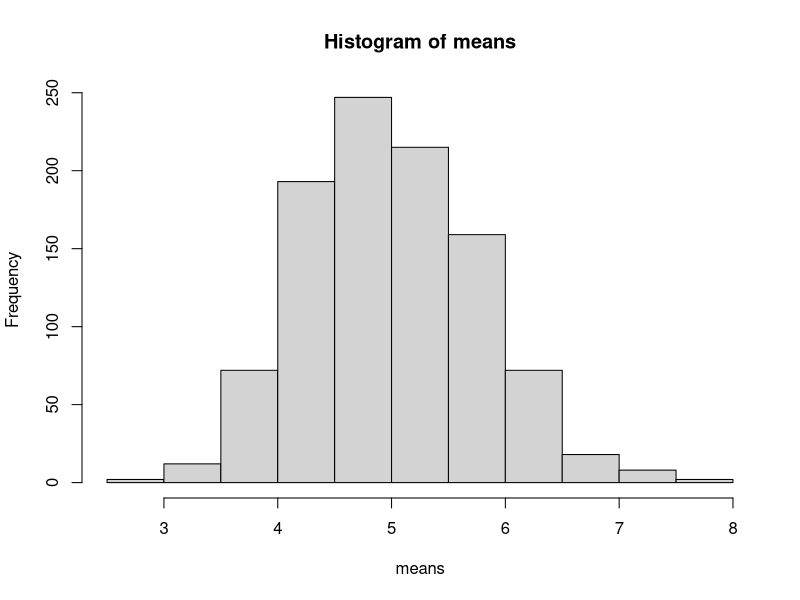
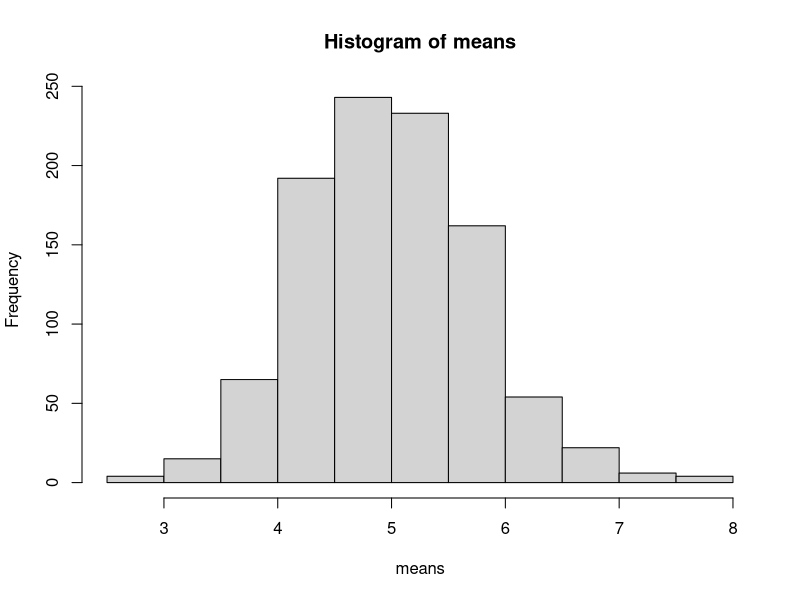
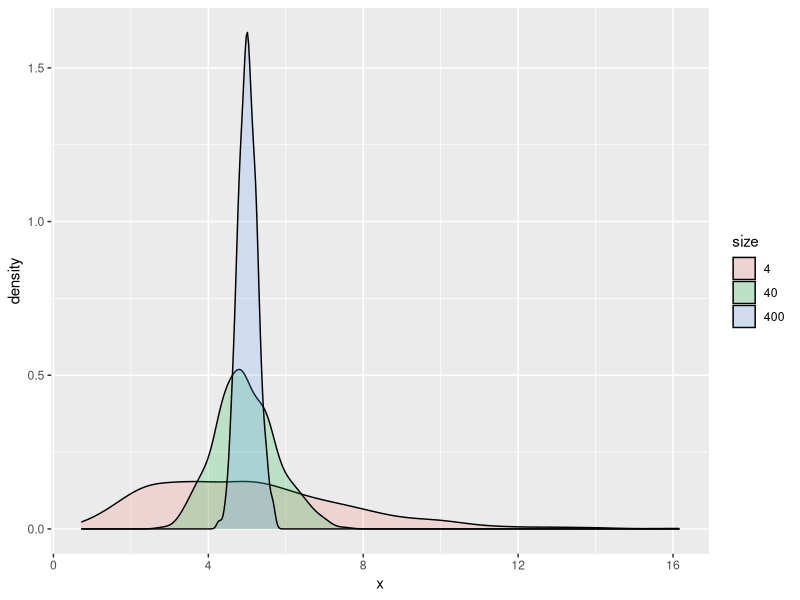
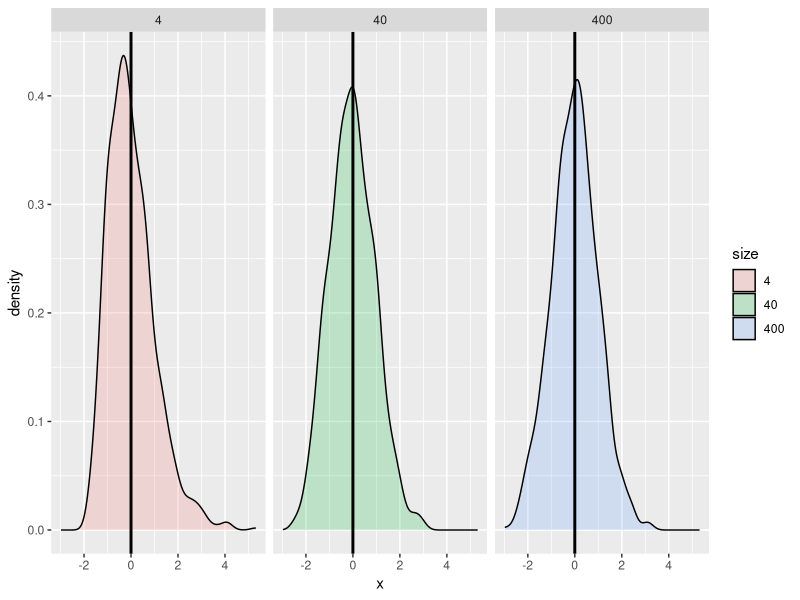

Generate these figures, in order, with R:
## ---- chunk 1
lambda<-0.2
means<-apply(matrix(rexp(40000,lambda),1000, 40), 1, mean)
hist(means)
mean(means)
sd(means)
## ---- chunk 2
lambda<-0.2
means<-apply(matrix(rexp(40000,lambda),1000, 40), 1, mean)
hist(means)
mean(means)
sd(means)
## ---- chunk 3
library(ggplot2)
library(dplyr)
nosim<-1000
dat <- data.frame(
  x = c(apply(matrix(rexp(4*nosim,lambda),nosim, 4), 1, mean),
        apply(matrix(rexp(40*nosim,lambda),nosim, 40), 1, mean), 
        apply(matrix(rexp(400*nosim,lambda),nosim, 400), 1, mean)
        ),
  size = factor(rep(c(4, 40, 400), rep(nosim, 3))))
g <- ggplot(dat, aes(x = x, fill = size)) + geom_density(alpha = .20,colour = "black") 
g
#g <- g + geom_vline(xintercept = 0, size = 1)
#g+facet_grid(.~ size)

## ---- chunk 4
library(ggplot2)
library(dplyr)
nosim<-1000
dat <- data.frame(
  x = c(apply(matrix((rexp(4*nosim,lambda)-1/lambda)/((1/lambda) / sqrt(4)),nosim, 4), 1, mean),
        apply(matrix((rexp(40*nosim,lambda)-1/lambda)/((1/lambda) / sqrt(40)),nosim, 40), 1, mean), 
        apply(matrix((rexp(400*nosim,lambda)-1/lambda)/((1/lambda) / sqrt(400)),nosim, 400), 1, mean)
        ),
  size = factor(rep(c(4, 40, 400), rep(nosim, 3))))
g <- ggplot(dat, aes(x = x, fill = size)) + geom_density(alpha = .20,colour = "black") 
g <- g + geom_vline(xintercept = 0, size = 1)
g+facet_grid(.~ size)

## ---- chunk 5
data(mtcars)
t.test(mtcars$mpg)
## ---- chunk 6
qt(0.975,8)*1/3
## ---- chunk 7
library(dplyr)
mt4<-filter(mtcars,cyl==4)
mt6<-filter(mtcars,cyl==6)
t.test(mt4$mpg,mt6$mpg,pairs=FALSE,var.equal=TRUE)
#The interval is above zero, suggesting 4 is better than 6 in the terms of MPG.
